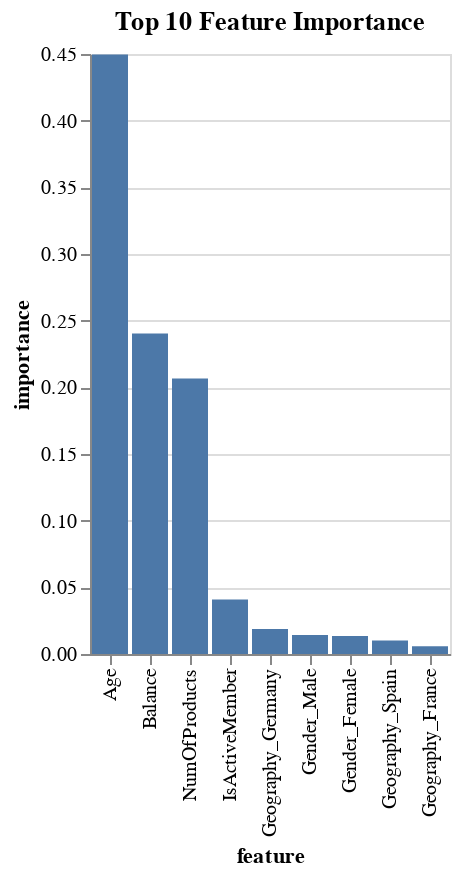

Notebook code cell kept with this figure:
### Code cell
import altair as alt

chart = alt.Chart(top_10_features).mark_bar().encode(
    x=alt.X('feature', sort='-y'),  # Sort features by importance in descending order
    y='importance').properties(title='Top 10 Feature Importance')

chart

### Figure 1 — Vega-Lite specification as saved in the notebook (floating-point values rounded to 4 significant figures)
{"config": {"view": {"continuousWidth": 400, "continuousHeight": 300}}, "data": {"name": "data-549d1a833d58bc35bc99e3a8397bd88e"}, "mark": "bar", "encoding": {"x": {"field": "feature", "sort": "-y", "type": "nominal"}, "y": {"field": "importance", "type": "quantitative"}}, "title": "Top 10 Feature Importance", "$schema": "https://vega.github.io/schema/vega-lite/v4.17.0.json", "datasets": {"data-549d1a833d58bc35bc99e3a8397bd88e": [{"feature": "Age", "importance": 0.4497}, {"feature": "Balance", "importance": 0.2404}, {"feature": "NumOfProducts", "importance": 0.2066}, {"feature": "IsActiveMember", "importance": 0.04078}, {"feature": "Geography_Germany", "importance": 0.01876}, {"feature": "Gender_Male", "importance": 0.01419}, {"feature": "Gender_Female", "importance": 0.01348}, {"feature": "Geography_Spain", "importance": 0.01019}, {"feature": "Geography_France", "importance": 0.005866}]}}
